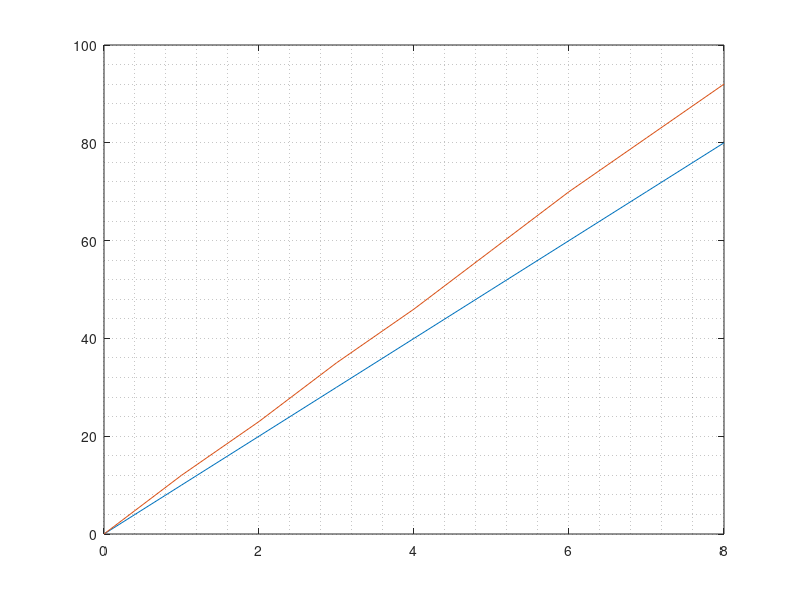

Write the MATLAB code that produced this figure.
%% Grafica Errores de Desplazamiento de NAO
close all
clear all
clc
%% Cargar Datos
[ID, Ideal,Real,Error, Desp] = textread('ErrorPromedio.txt','%d %d %d %d %d');
plot(ID,Ideal);
hold on
grid minor
plot(ID,Real); 
%plot(ID,Error); 
%plot(ID, Desp); 
hold off